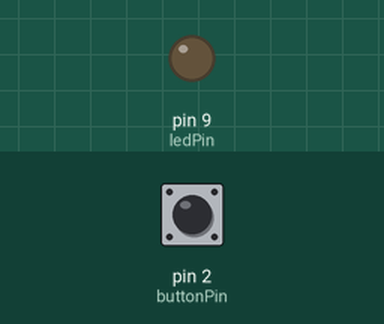
The sketch below on a simulated Arduino Uno, built with avr-gcc and run on an emulated ATmega328P. Shown: output pins drawn as LEDs (lit = HIGH). Dashed ring = blinking. The test bench sets the inputs (shaded band); at power-on: pin 2 (buttonPin) LOW.

Above: at 1.2 s.
1.3 s: pin 2 (buttonPin) pulled HIGH for 1 s
At 1.45 s:
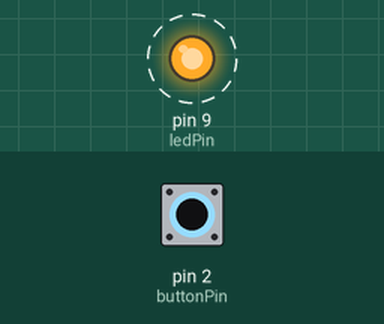
3.8 s: pin 2 (buttonPin) pulled HIGH for 3.2 s
At 7.8 s:
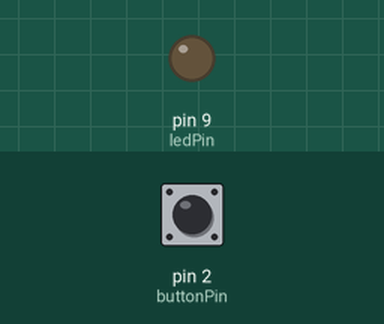
Timing chart, 0 to 9.3 s (numbered marks = the images above; inputs shaded):
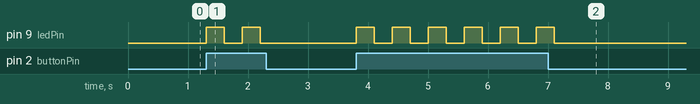

The sketch:

led_blink_button.ino
```cpp
int ledPin = 9;
int buttonPin = 2;
int buttonState = 0;

int blinkDelay = 300;
void setup() {
  pinMode(ledPin, OUTPUT);
  pinMode(buttonPin, INPUT);
}

void loop() {
  buttonState = digitalRead(buttonPin);

  if (buttonState == HIGH) {
    digitalWrite(ledPin, HIGH);
    delay(blinkDelay);
    digitalWrite(ledPin, LOW);
    delay(blinkDelay);
  } else {
    digitalWrite(ledPin, LOW);
  }
}
```

Measured:
- after the input at 1.3 s, pin 9 (ledPin): alternates HIGH for 0.30 s and LOW for 0.30 s, 4 changes in all, then stays LOW, starting at once
- after the input at 3.8 s, pin 9 (ledPin): alternates HIGH for 0.30 s and LOW for 0.30 s, 12 changes in all, then stays LOW, starting at once
